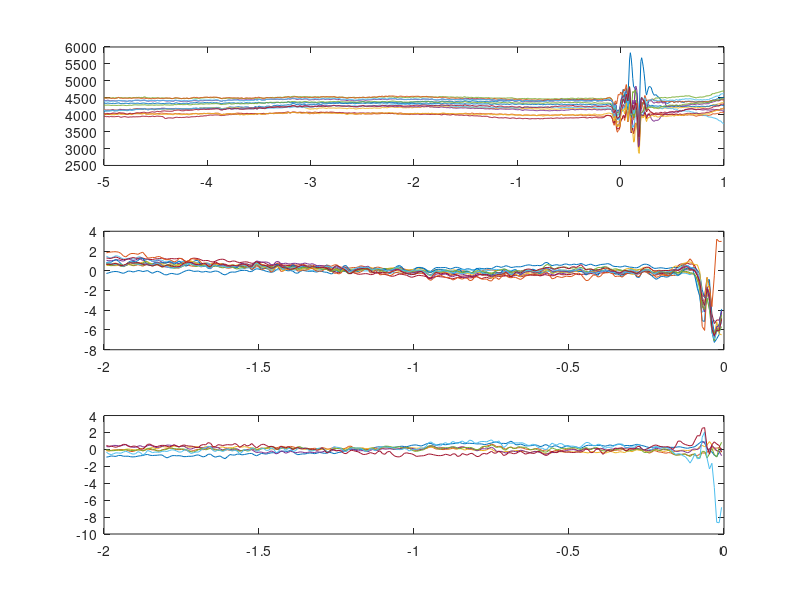

The MATLAB script that drew this image:
load('training sets/BrainHackDay1_Trial2-dataSet.mat');
pt = t < 0 & t > -2;
figure;
for i = 1:size(eegData, 3)
eegData1 = squeeze(eegData(:,:,i));
save(sprintf('BrainHackDay1_Test1_Trial%d', i), 'eegData1', '-ascii')
eegData2 = zscore(eegData1(pt,:));
t2 = t(pt);
%eegData3 = bsxfun(@minus, eegData2, mean(eegData2,2));
eegData3 = eegData2(:,1:7) - eegData2(:,14:-1:8);
subplot(3,1,1)
plot(t, eegData1);
subplot(3,1,2)
plot(t2, eegData2);
subplot(3,1,3)
plot(t2, eegData3);
keyboard
end